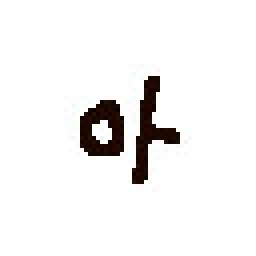
#> input picture lab5/Hangul Database/a/아_0_7.jpg, 64 x 64 px (shown 4 times larger); its folder holds only this picture in this run
$ jupyter execute --allow-errors 06_reg_log_onevsall_hangul.ipynb   (shell and % lines are left out)
#> lines starting #> are read from the running program, lines starting #| are printed output that depends on the picture
# Clasificación multiclase — Caracteres Hangul (coreano) escritos a mano

## Introducción

Este cuaderno es una **adaptación** del ejercicio original de regresión logística *one-vs-all* (originalmente aplicado a los dígitos escritos a mano del dataset MNIST/`ex3data1.mat`) para trabajar con el dataset de Kaggle:

**[Handwritten Hangul Korean Syllables 손으로 쓴 음절](https://www.kaggle.com/datasets/jkim289/handwritten-korean-characters)**

Este dataset contiene **64 clases** de sílabas Hangul escritas a mano (100 muestras originales por clase, aumentadas hasta 2000 muestras por clase mediante *data augmentation*).

La lógica matemática del ejercicio (función de costo regularizada, gradiente vectorizado, entrenamiento *one-vs-all* y predicción) **no cambia**: solo cambia la forma en que se cargan y preprocesan los datos, porque en vez de partir de un archivo `.mat` con imágenes de 20x20 ya aplanadas, aquí partimos de imágenes `.png`/`.jpg` organizadas en carpetas (una carpeta por clase/sílabo), que hay que leer, redimensionar y aplanar nosotros mismos.

Antes de empezar, se importan todas las librerías necesarias.

[cell 1]
# utilizado para la manipulación de directorios y rutas
import os
import glob
import random

# Cálculo científico y vectorial para python
import numpy as np

# Libreria para graficos
from matplotlib import pyplot
import matplotlib

# Modulo de optimizacion en scipy
from scipy import optimize

# Para leer imágenes (png/jpg) y redimensionarlas
from PIL import Image

# Para codificar las etiquetas (nombres de sílabas) como enteros y separar train/test
from sklearn.model_selection import train_test_split
from sklearn.preprocessing import LabelEncoder

# le dice a matplotlib que incruste gráficos en el cuaderno

## 0. Obtener el dataset

Hay dos formas típicas de conseguir el dataset dentro de este cuaderno:

1. **Google Colab + Google Drive**: descargar el dataset una vez desde Kaggle, subirlo a Google Drive, y montar el Drive (igual que en el cuaderno original de dígitos).
2. **`kagglehub`** (recomendado, funciona tanto en Colab como en local): descarga el dataset directamente desde Kaggle la primera vez que se ejecuta y lo deja cacheado.

Se implementan ambas opciones; usa la que te resulte más cómoda y deja la otra comentada. Si usas la opción de `kagglehub` necesitas tener configuradas tus credenciales de Kaggle (`kaggle.json`) o, en Colab, iniciar sesión cuando se te solicite.

[cell 2]
DATA_DIR = r'd:\sis420\machine learning\lab2026\lab5\Hangul Database'
print('Usando dataset local en:', DATA_DIR)

## 1 Clasificación multiclase

Se usará regresión logística (y, en un ejercicio posterior, redes neuronales) para reconocer **sílabas Hangul** escritas a mano. La idea es idéntica al reconocimiento de dígitos manuscritos, solo que en vez de 10 clases (dígitos 0-9) ahora se tienen **64 clases** (sílabas coreanas), y en vez de imágenes de 20x20 píxeles ya aplanadas en un `.mat`, se parte de archivos de imagen individuales organizados en carpetas.

### 1.1 Dataset

El dataset de Kaggle, una vez descargado, sigue típicamente una estructura de tipo *ImageFolder*: una carpeta por clase, y dentro de cada carpeta las imágenes `.png`/`.jpg` correspondientes a esa sílaba, por ejemplo:

```
DATA_DIR/
├── 가/
│   ├── 가_001.png
│   ├── 가_002.png
│   └── ...
├── 나/
│   ├── 나_001.png
│   └── ...
└── ...
```

**Importante:** la estructura exacta de carpetas puede variar levemente según cómo Kaggle empaquete el dataset (por ejemplo, puede haber una carpeta intermedia `raw/` u `augmented/`, o los nombres de las clases pueden venir en romanización en vez de Hangul). La función `load_hangul_dataset` de abajo es **agnóstica a esos detalles**: recorre recursivamente `DATA_DIR`, encuentra todos los archivos de imagen, y usa el **nombre de la carpeta que contiene directamente cada imagen** como etiqueta de clase. Antes de entrenar, revisa la celda de diagnóstico que imprime cuántas clases y cuántas imágenes por clase se detectaron, para confirmar que la estructura se interpretó correctamente.

[cell 3]
def load_hangul_dataset(data_dir, img_size=32, max_per_class=None, seed=42):
    '''
    Recorre `data_dir` recursivamente, carga cada imagen encontrada, la convierte
    a escala de grises, la redimensiona a (img_size x img_size) y la aplana en un
    vector 1D normalizado en [0, 1]. La etiqueta de cada imagen es el nombre de la
    carpeta que la contiene directamente (una carpeta = una clase/sílaba).

    Parametros
    ----------
    data_dir : str
        Carpeta raíz del dataset ya descomprimido.
    img_size : int
        Tamaño (ancho = alto) al que se redimensiona cada imagen.
    max_per_class : int or None
        Si se especifica, se toma como máximo esa cantidad de imágenes por clase
        (muestreadas aleatoriamente). Útil para acelerar el entrenamiento, ya que
        este dataset puede tener miles de imágenes aumentadas por clase.
    seed : int
        Semilla para el muestreo aleatorio reproducible.

    Devuelve
    -------
    X : array_like, shape (m, img_size*img_size)
        Matriz de datos, cada fila es una imagen aplanada.
    y_labels : array_like, shape (m,)
        Etiquetas (nombres de las sílabas) como strings, una por fila de X.
    '''
#> called with img_size = 32, max_per_class = 200, seed = 42
    exts = ('*.png', '*.jpg', '*.jpeg', '*.bmp')
    all_paths = []
    for ext in exts:
        all_paths.extend(glob.glob(os.path.join(data_dir, '**', ext), recursive=True))
#> pass 2 of the loop in load_hangul_dataset, `for ext in exts:`:

    if len(all_paths) == 0:
        raise FileNotFoundError(
            f'No se encontraron imágenes dentro de {data_dir}. '
            'Verifica que DATA_DIR apunte a la carpeta correcta del dataset ya descomprimido.'
        )

    # Agrupa las rutas por carpeta contenedora (= clase)
    by_class = {}
    for p in all_paths:
        label = os.path.basename(os.path.dirname(p))
        by_class.setdefault(label, []).append(p)

    rng = random.Random(seed)
    X_list, y_list = [], []
    for label, paths in sorted(by_class.items()):
        if max_per_class is not None and len(paths) > max_per_class:
            paths = rng.sample(paths, max_per_class)
        for p in paths:
            img = Image.open(p).convert('L').resize((img_size, img_size))
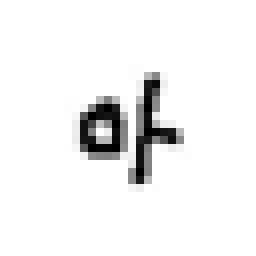
#> img: PIL image 32x32 L (shown 8 times larger); min 0, max 255, mean 241.1
            arr = np.asarray(img, dtype=np.float64) / 255.0
            X_list.append(arr.flatten())
            y_list.append(label)
#> pass 2 of the loop in load_hangul_dataset, `for label, paths in sorted(by_class.items()):`:
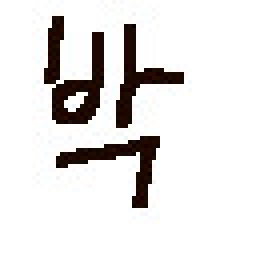
#> input picture lab5/Hangul Database/bak/박_1_2.jpg, 64 x 64 px (shown 4 times larger)
#> in load_hangul_dataset, `img = Image.open(p).convert('L').resize((img_size, img_size))`:
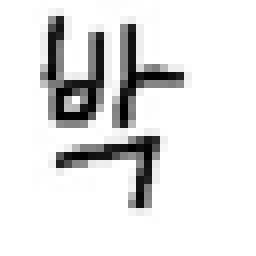
#> img: PIL image 32x32 L (shown 8 times larger); min 0, max 255, mean 226.3

    X = np.array(X_list)
    y_labels = np.array(y_list)
    return X, y_labels

[cell 4]
# Tamaño al que se redimensiona cada imagen (analogo a los 20x20 del dataset de digitos)
img_size = 32
input_layer_size = img_size * img_size

# Limita la cantidad de imagenes por clase para que el entrenamiento sea rapido.
# Sube este numero (o ponlo en None para usar todas las ~2000 imagenes por clase)
# si quieres mas precision a costa de mas tiempo de entrenamiento.
max_per_class = 200

X, y_labels = load_hangul_dataset(DATA_DIR, img_size=img_size, max_per_class=max_per_class)

print('X shape:', X.shape)
#| X shape: (3, 1024)
print('y shape:', y_labels.shape)
#| y shape: (3,)
